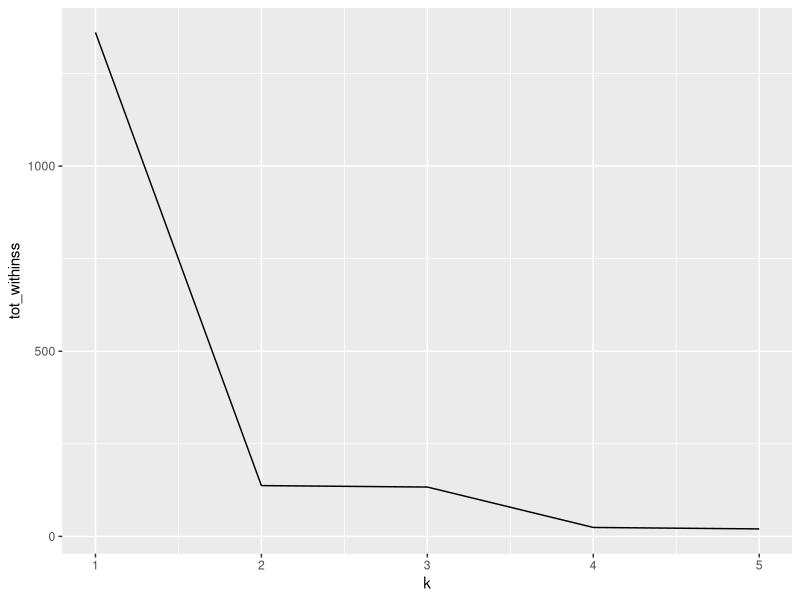
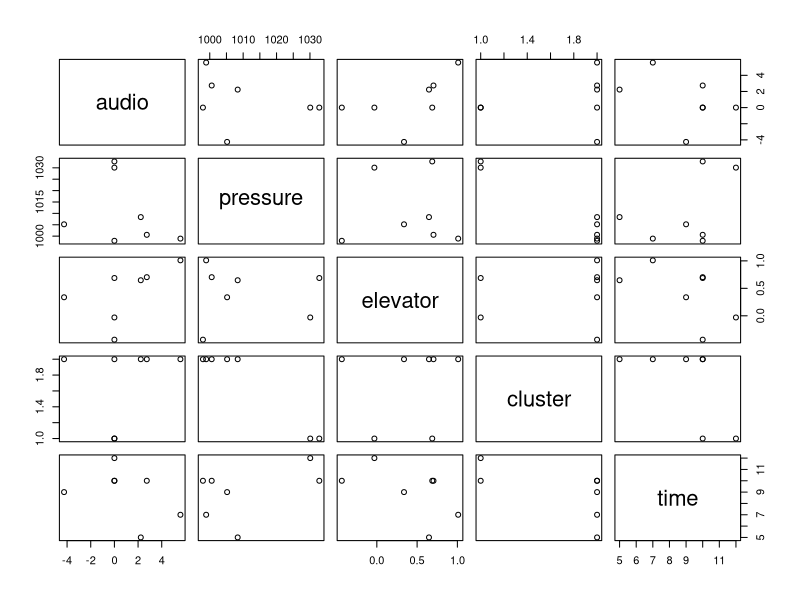
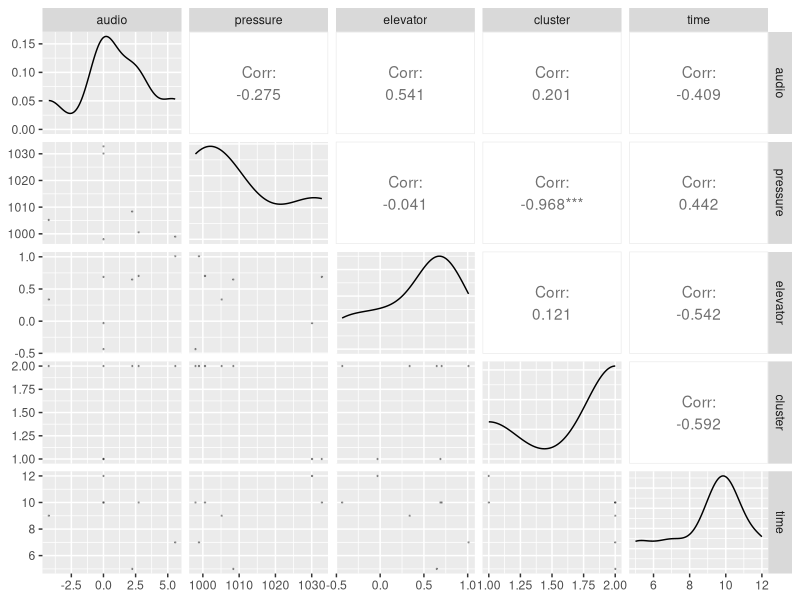
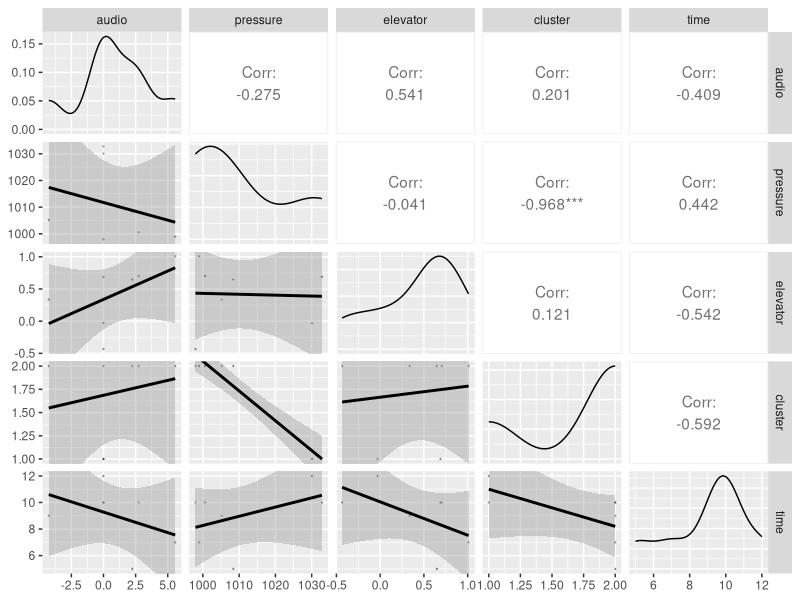
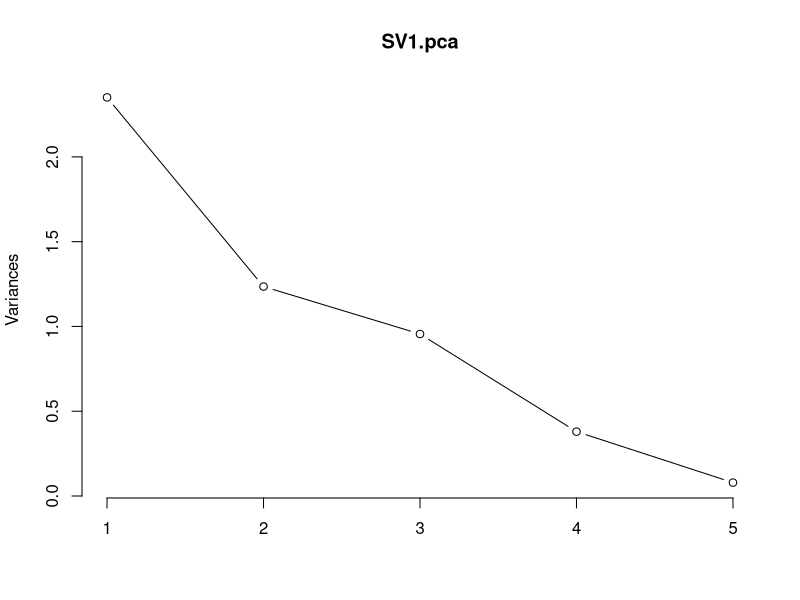
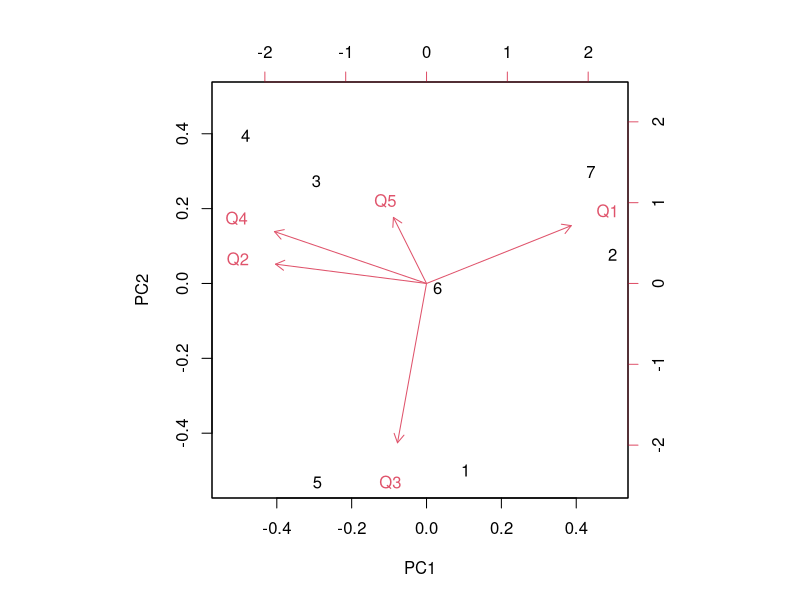

The R source for these figures, in order: (Note: this script raises an error after producing the figures.)
## ---- chunk 1
library(tidyverse)
library(GGally)

## ---- chunk 2
#---- read in the data
DF1 <- read.csv("stairsalldata1.csv")

#---- what do we have?...
str(DF1)
head(DF1)
#summary(DF1)

#---- na's please rise... https://sebastiansauer.github.io/sum-isna/
DF1.is.na <- DF1 %>% 
  summarise_all(funs(sum(is.na(.))))
DF1.is.na

sum(DF1.is.na)

#---- drop rows that contain NA in any column... if needed based on results of previous command... not needed
#DF2 <- na.omit(D1)

## ---- chunk 3
#--- Clustering, for fun

#--- what class is the data
class(DF1)


#--- a little more cleanup
DF2 <- DF1[,3:5]
rownames(DF2) <- DF1[,1]

 
#--- convert to matrix, if needed
DF2.matrix <- as.matrix(DF2)

 
#--- how many unique rows... this is the upper limit to k values
dim(unique(DF2.matrix))


#--- calculate Total within-cluster sum of squares 
DF2.tot_withinss <- map_dbl(1:5,  function(k){
  model <- kmeans(DF2.matrix, centers = k)
  model$tot.withinss
})

 
#--- Generate a data frame containing both k and tot_withinss
DF2.elbow_df <- data.frame(
  k = 1:5,
  tot_withinss = DF2.tot_withinss
)


#--- Plot the elbow plot of K values and tot_withinss
ggplot(DF2.elbow_df, aes(x = k, y = tot_withinss)) +
  geom_line() +
  scale_x_continuous(breaks = 1:5)
 

#--- the elbow plot looks like 2 groups... maybe 3 groups for good measure
 

#--- kmeans the datatable into 2 groups 
DF2.groups <- kmeans(DF2.matrix, centers = 2)
 
DF2.clustered <- data.frame(DF2, cluster = as.factor(DF2.groups$cluster))


DF2.clustered <- cbind(DF2.clustered,time = DF1[,2])


#--- Can you identify the novices from the experts using only the app data? 
#--- pressure: generally, higher pressure value was associated with slowest speed
#--- audio: generally, lower audio value was associated with slower speed

## ---- chunk 4
#--- Let's take a look

DF3.clustered <- DF2.clustered
DF3.clustered$cluster <- as.numeric(DF3.clustered$cluster)

pairs(DF3.clustered)
  
ggpairs(DF3.clustered,
          progress = FALSE,
          lower = list(continuous = wrap("points", alpha = 0.3, size=0.2)))
  
ggpairs(DF3.clustered,
          progress = FALSE,
          lower = list(continuous = wrap("smooth", alpha = 0.3, size=0.2)))

## ---- chunk 5

#--- Question 1: the task was... fun
#--- Question 2: the task was... easy
#--- Question 3: the task was... confusing
#--- Question 4: the task was... fast
#--- Question 5: the task was... embarrassing

#--- (1) Strongly disagree; (2) Disagree; (3) Neither agree nor disagree; (4) Agree; (5) Strongly agree
## ---- chunk 6
#---- read in the data
SV1 <- read.csv("survey1.csv")

#---- what do we have?...
str(SV1)
head(SV1)
#summary(DF1)

#---- na's please rise... https://sebastiansauer.github.io/sum-isna/
SV1.is.na <- DF1 %>% 
  summarise_all(funs(sum(is.na(.))))
SV1.is.na

sum(SV1.is.na)

#---- drop rows that contain NA in any column... if needed based on results of previous command... not needed
#SV2 <- na.omit(SV1)
## ---- chunk 7

#--- commence dimension reduction
SV1.pca <- prcomp(SV1[2:6], scale. = TRUE, center = TRUE)

SV1.pca$sdev

SV1.pca$sdev^2

summary(SV1.pca)

plot(SV1.pca, type = "lines")

biplot(SV1.pca)

ggbiplot(SV1.pca)

#--- Now print out the loadings for the components you generated:

SV1.loadings <- abs(SV1.pca$rotation)

SV1.loadings


## ---- chunk 8

#PC1 represents the greatest diversity of the survey response data.... 0 points

#PC1 represents the following proportionate combination of survey responses (absolute value of the rotation values >> loadings)...0 points
#Q4 0.5797535
#Q2 0.5755824
#Q1 0.5517591
#Q5 0.1261263
#Q3 0.1106564

#PC1 represents ~47% of the total variance in the data... 0 points



#PC1 has a disproportionate representation of questions 4, 2, 1 



#The similarity in the proportional representation of questions 4, 2, 1 represents a commonality of the theme of those questions. 

#--- it would seem these three questions have a common theme of 'joy', 'positive', or 'satisfying' theme... thus they would be answered similarly
#--- Question 4: the task was... fast
#--- Question 2: the task was... easy
#--- Question 1: the task was...fun



#The similarity in the proportional representation of questions 5 and 3 represents a commonality of the theme of those questions as well. 

#--- it would seem these three questions have a theme of 'not-joyful', 'negative', or 'gloomy' theme... thus they would be answered similarly
#--- Question 5: the task was... embarrassing
#--- Question 3: the task was... confusing


#--- so neat that PC analysis found those thematic relationships between the questions and the answers!!!!




## ---- chunk 9
#--- create a dataframe that brings together person name, PC1, and PC2... (and round those pesky long PC values to 4 places after the decimal)
SV2 <- as.data.frame(cbind(person = SV1$Person, 
                           PC1 = round(SV1.pca$x[,1],4), 
                           PC2 = round(SV1.pca$x[,2],4)
                           )
                     )

#--- Thee Oh Sees - Ugly Man ♫...
plot(SV2[,2])


#--- Can we make a better graph? Yes we can! 

#--- turns out the PC values are stored as character strings... and so they don't sort numerically... we can fix this by sorting the whole dataframe as if PC1 was a number... and then adding a column that has the sort order... we'll use that later, muahahaha
SV2 <- SV2[order(as.numeric(SV2$PC1), decreasing = TRUE),]
SV2$sort <- 1:7


#--- Mona Lisa... Many dreams have been brought to your doorstep ♫...
x <- reorder(SV2$person,SV2$sort)
y <- as.numeric(SV2$PC1)

ggplot(SV2, aes(x, y, label = x, color = x)) +
        geom_point()  +
        geom_text(aes(label = y),vjust = -.5, size = 3, fontface = 4) +
        theme(axis.text.x = element_text(angle = 90, vjust = 0.5)) +
        ggtitle("PC1 for all survey respondents") +
        xlab("Survey Respondents") +
        ylab("PC1") +
        theme(legend.position = "none") + 
        geom_hline(yintercept = 0, linetype = "dotted")



## ---- chunk 10


#---correlate the pc values to the activity 
#---bring together... SV1.pca$x[SV2]...  cluster membership[DF2.clustered]... 5 survey measures[SV1], time and sensor measures[DF1]

E1 <- as.data.frame(cbind(person = SV1$Person,
                          PC1 = round(SV1.pca$x[,1],4), 
                          cluster = as.numeric(DF2.clustered$cluster),
                          SV1[,2:6],
                          DF1[,2:5])
                     )

#---add a sort of PC1 
E2 <- E1[order(as.numeric(E1$PC1), decreasing = TRUE),]
E2$PC1sort <- 1:7



#---view a ggpairs correlation 
ggpairs(E2[,c(2,3,9)], progress = FALSE)
ggpairs(E2[,4:12], progress = FALSE)




#---choose one thing to predict the score for each member of your group....
#---the variable with the greatest positive correlation with greater Time (our goal is less time) is PC1... a positive correlation of 0.703
#---the variable with the greatest negative correlation with a greater Time (our goal is less time) is Question4 "the task was... fast"... a negative correlation of -0.764





## ---- chunk 11

#---see ggpairs plots above


## ---- chunk 12


#---since neither question 4 or PC1 can be directly controlled to change the performance...
#---the next best thing is to look at the sensor data... 
#---pressure was a negative correlation of -.442 with greater time (our goal is less time)
#---an intervention might be to tell participants to 'not push so hard on the sensor while trying to move more quickly up the stairs' 


## ---- chunk 13

#--- this assignment was ggreat... learned a lot!!
#--- here's our shared doc with our plan  
#--- https://docs.google.com/document/d/1jyhde406-YOxZl_-Smd3LRbg1BhcxnSQfl4cUJU65iQ/edit?usp=sharing

